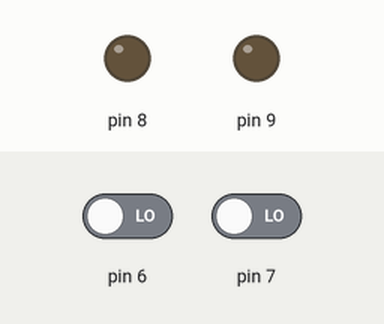
Simulated run of this sketch. Board: Arduino Uno, built with avr-gcc and run on an emulated ATmega328P. On the bench: output pins drawn as LEDs (lit = HIGH). The inputs (shaded band) are chosen by the test bench; at power-on: pin 6 LOW, pin 7 LOW.

Above: at 1.2 s.
1.3 s: pin 6 driven HIGH
At 2.3 s:
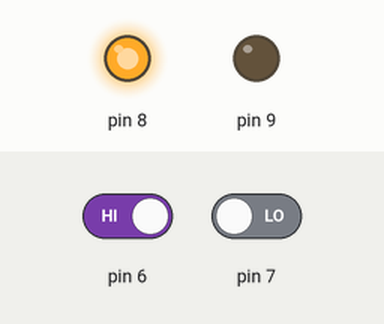
2.8 s: pin 7 driven HIGH
At 3.4 s:
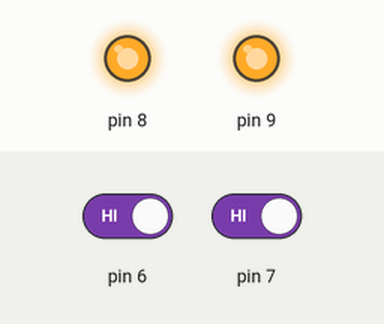
4.3 s: pin 6 driven LOW
At 4.6 s:
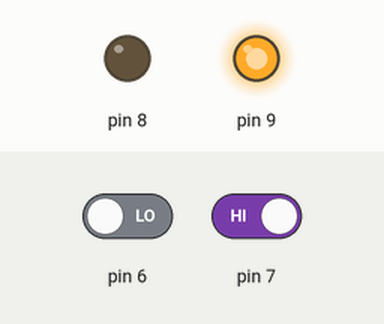
5.8 s: pin 7 driven LOW
At 6.9 s:
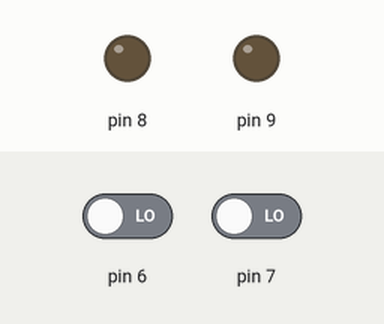
Timing chart, 0 to 8.3 s (numbered marks = the images above; inputs shaded):
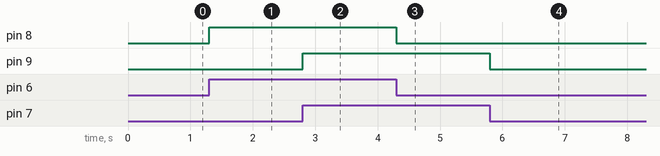

Measured:
- after the input at 1.3 s, pin 8: LOW → HIGH at once
- after the input at 2.8 s, pin 9: LOW → HIGH at once
- after the input at 4.3 s, pin 8: HIGH → LOW at once
- after the input at 5.8 s, pin 9: HIGH → LOW at once

The sketch:

kadai03.ino
```cpp
void setup() {
  // put your setup code here, to run once:
  pinMode(6,INPUT);
  pinMode(7,INPUT);
  pinMode(8,OUTPUT);
  pinMode(9,OUTPUT);

}

void loop() {
  // put your main code here, to run repeatedly:

  int sw1;
  int sw2;

  sw1 = digitalRead(6);
  sw2 = digitalRead(7);

  if(sw1 == HIGH)
  {
  digitalWrite(8,HIGH);
  }else{
    digitalWrite(8,LOW);
  }


  if(sw2 == HIGH)
  {
  digitalWrite(9,HIGH);
  }else{
    digitalWrite(9,LOW);
  }


}
```
